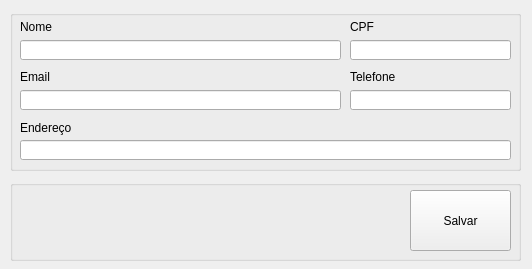
<?xml version="1.0" encoding="UTF-8"?>
<ui version="4.0">
 <class>FrmCliente</class>
 <widget class="QWidget" name="FrmCliente">
  <property name="geometry">
   <rect>
    <x>0</x>
    <y>0</y>
    <width>532</width>
    <height>269</height>
   </rect>
  </property>
  <property name="windowTitle">
   <string>Cadastro de Cliente</string>
  </property>
  <property name="windowIcon">
   <iconset>
    <normaloff>../Imagens/btnCadCli.png</normaloff>../Imagens/btnCadCli.png</iconset>
  </property>
  <widget class="QGroupBox" name="groupBox">
   <property name="geometry">
    <rect>
     <x>10</x>
     <y>10</y>
     <width>511</width>
     <height>161</height>
    </rect>
   </property>
   <property name="title">
    <string/>
   </property>
   <widget class="QLabel" name="label">
    <property name="geometry">
     <rect>
      <x>10</x>
      <y>10</y>
      <width>46</width>
      <height>13</height>
     </rect>
    </property>
    <property name="text">
     <string>Nome</string>
    </property>
   </widget>
   <widget class="QLabel" name="label_2">
    <property name="geometry">
     <rect>
      <x>340</x>
      <y>10</y>
      <width>46</width>
      <height>13</height>
     </rect>
    </property>
    <property name="text">
     <string>CPF</string>
    </property>
   </widget>
   <widget class="QLabel" name="lbEndereco">
    <property name="geometry">
     <rect>
      <x>10</x>
      <y>110</y>
      <width>51</width>
      <height>16</height>
     </rect>
    </property>
    <property name="text">
     <string>Endereço</string>
    </property>
   </widget>
   <widget class="QLabel" name="lbEmail">
    <property name="geometry">
     <rect>
      <x>10</x>
      <y>60</y>
      <width>46</width>
      <height>13</height>
     </rect>
    </property>
    <property name="text">
     <string>Email</string>
    </property>
   </widget>
   <widget class="QLabel" name="label_5">
    <property name="geometry">
     <rect>
      <x>340</x>
      <y>60</y>
      <width>46</width>
      <height>13</height>
     </rect>
    </property>
    <property name="text">
     <string>Telefone</string>
    </property>
   </widget>
   <widget class="QLineEdit" name="edtNome">
    <property name="geometry">
     <rect>
      <x>10</x>
      <y>30</y>
      <width>321</width>
      <height>20</height>
     </rect>
    </property>
   </widget>
   <widget class="QLineEdit" name="edtCPF">
    <property name="geometry">
     <rect>
      <x>340</x>
      <y>30</y>
      <width>161</width>
      <height>20</height>
     </rect>
    </property>
   </widget>
   <widget class="QLineEdit" name="edtEmail">
    <property name="geometry">
     <rect>
      <x>10</x>
      <y>80</y>
      <width>321</width>
      <height>20</height>
     </rect>
    </property>
   </widget>
   <widget class="QLineEdit" name="edtTelefone">
    <property name="geometry">
     <rect>
      <x>340</x>
      <y>80</y>
      <width>161</width>
      <height>20</height>
     </rect>
    </property>
   </widget>
   <widget class="QLineEdit" name="edtEndereco">
    <property name="geometry">
     <rect>
      <x>10</x>
      <y>130</y>
      <width>491</width>
      <height>20</height>
     </rect>
    </property>
   </widget>
  </widget>
  <widget class="QGroupBox" name="groupBox_2">
   <property name="geometry">
    <rect>
     <x>10</x>
     <y>180</y>
     <width>511</width>
     <height>81</height>
    </rect>
   </property>
   <property name="title">
    <string/>
   </property>
   <widget class="QPushButton" name="btnSalvar">
    <property name="geometry">
     <rect>
      <x>400</x>
      <y>10</y>
      <width>101</width>
      <height>61</height>
     </rect>
    </property>
    <property name="cursor">
     <cursorShape>PointingHandCursor</cursorShape>
    </property>
    <property name="text">
     <string>Salvar</string>
    </property>
    <property name="icon">
     <iconset>
      <normaloff>../../Imagens/save.png</normaloff>../../Imagens/save.png</iconset>
    </property>
    <property name="iconSize">
     <size>
      <width>35</width>
      <height>35</height>
     </size>
    </property>
   </widget>
  </widget>
 </widget>
 <resources/>
 <connections/>
</ui>
